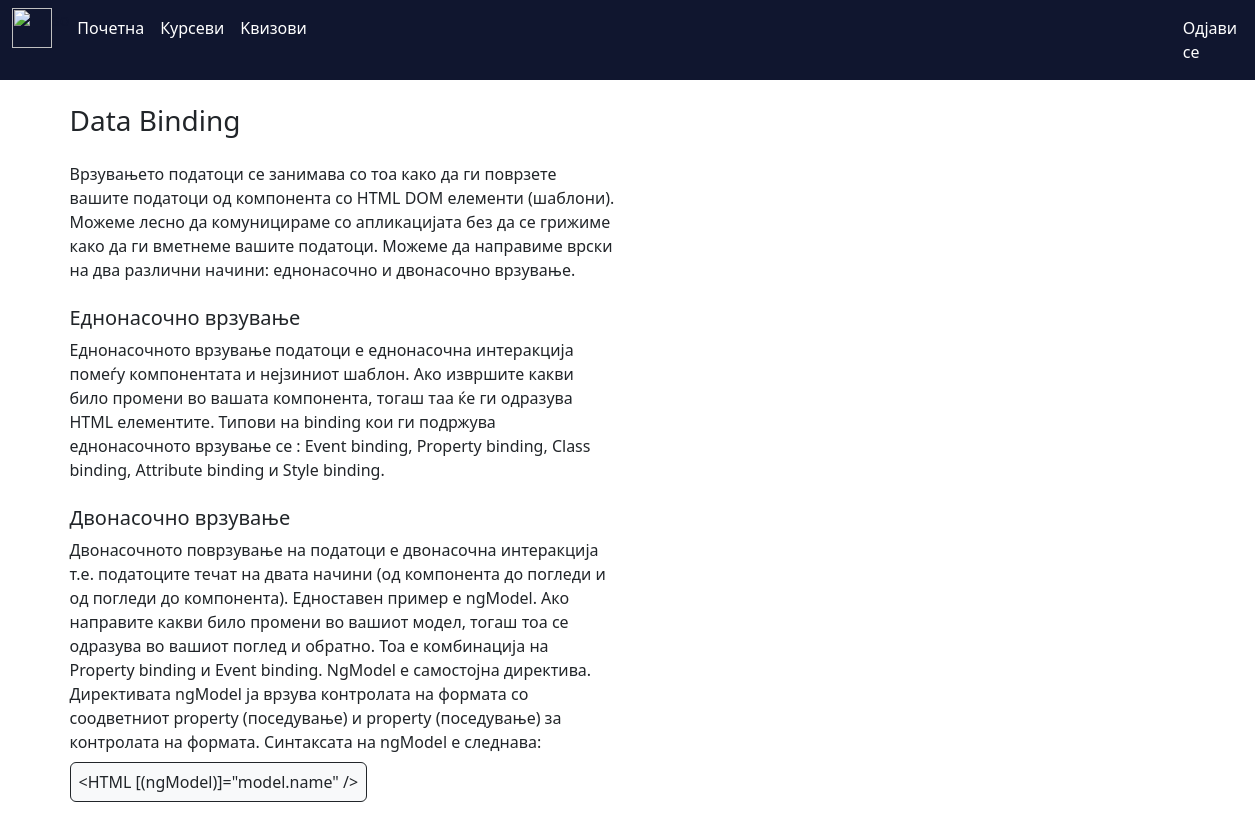
/section/4/, run on the app's committed database.
### domasna5/models.py (models this page shows)
class Section(models.Model):
    title = models.CharField(max_length=50, null=True, blank=True)
    text1 = models.TextField()
    header2 = models.CharField(max_length=50)
    text2 = models.TextField()
    subtext2 = models.TextField(null=True, blank=True)
    header3 = models.CharField(max_length=50)
    text3 = models.TextField()
    subtext3 = models.TextField(null=True, blank=True)
    photo = models.ImageField()

### domasna5/views.py (the view)
# urls.py: path('section/<pk>/', section_view, name="section-view"),
def section_view(request, pk):
    queryset1 = Section.objects.get(pk=pk)
    return render(request, 'section.html', {'section': queryset1})

### templates/section.html (shortened to what this page needs)
<!DOCTYPE html>
<html lang="en">
<head>
        <link href="https://cdn.jsdelivr.net/npm/bootstrap@5.2.0-beta1/dist/css/bootstrap.min.css" rel="stylesheet">
</head>
<body>
<nav class="navbar navbar-expand-lg sticky-top" style="background-color:#10162f;">
  <div class="container-fluid">
    <div class="collapse navbar-collapse" id="navbarSupportedContent">
      <ul class="navbar-nav me-auto mb-2 mb-lg-0">
          <li>
              <img style="height: 40px; width: 40px;" src="https://brandslogos.com/wp-content/uploads/thumbs/angular-logo-vector.svg">
          </li>
          <li style="color: #10162f">
          </li>
        <li class="nav-item">
          <a class="nav-link text-white" aria-current="page" href="{% url 'home1' %}">Почетна</a>
        </li>
        <li class="nav-item dropdown">
           <a class="nav-link active text-white" aria-current="page" href="{% url 'courses' %}">Курсеви</a>
        </li>
           <li class="nav-item dropdown">
           <a class="nav-link active text-white" aria-current="page" href="{% url 'mainQuiz' %}">Kвизови</a>
        </li>
              <li class="nav-item dropdown" style="padding-left: 860px;">
           <a class="nav-link active text-white" aria-current="page" href="{% url 'logout' %}">Одјави се</a>
        </li>
      </ul>
    </div>
  </div>
</nav>
<div class="container justify-content-center align-items-center pt-4">
    <h3 class="card-title">{{ section.title }}</h3>
    <div class="row pt-4">
        <div class="col-9 w-50 pb-5">
            {{ section.text1 }}
            <h5 class="card-title pt-4 pb-2">{{ section.header2 }}</h5>
            {{ section.text2 }}
            <h5 class="card-title pt-4 pb-2">{{ section.header3 }}</h5>
            {{ section.text3 }}
            {% if section.subtext3 != "" %}
            <p class="pt-3"><span class="border border-dark rounded-2 p-2 bg-light">{{ section.subtext3 }}</span></p>
            {% endif %}
        </div>
        <div class="col-3">
            <img style="width: 600px; height: 300px;" src="{{MEDIA_URL}}{{ section.photo.url }}">
        </div>
    </div>
</div>
</body>
</html>

### data on the page
Section: title "Data Binding", text1 "Врзувањето податоци се занимава со тоа како да ги поврзете вашите податоци од компонента со HTML DOM елементи (шаблони). Можеме лесно да комуницираме со апликацијата без да се грижиме како да ги вметнеме вашите податоци. Можеме да направиме врски на два различни начини: еднонасочно и двонасочно врзување.", header2 "Еднонасочно врзување", text2 "Еднонасочното врзување податоци е еднонасочна интеракција помеѓу компонентата и нејзиниот шаблон. Ако извршите какви било промени во вашата компонента, тогаш таа ќе ги одразува HTML елементите. Типови на binding кои ги подржува еднонасочното врзување се : Event binding, Property binding, Class binding, Attribute binding и Style binding.", header3 "Двонасочно врзување", text3 "Двонасочното поврзување на податоци е двонасочна интеракција т.е. податоците течат на двата начини (од компонента до погледи и од погледи до компонента). Едноставен пример е ngModel. Ако направите какви било промени во вашиот модел, тогаш тоа се одразува во вашиот поглед и обратно. Тоа е комбинација на Property binding и Event binding. NgModel е самостојна директива. Директивата ngModel ја врзува контролата на формата со соодветниот property (поседување) и property (поседување) за контролата на формата. Синтаксата на ngModel е следнава:", subtext3 "<HTML [(ngModel)]=\"model.name\" />", photo (picture)
